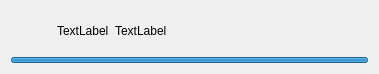
<?xml version="1.0" encoding="UTF-8"?>
<ui version="4.0">
 <class>PawnRow</class>
 <widget class="QWidget" name="PawnRow">
  <property name="geometry">
   <rect>
    <x>0</x>
    <y>0</y>
    <width>379</width>
    <height>56</height>
   </rect>
  </property>
  <property name="windowTitle">
   <string>Form</string>
  </property>
  <layout class="QVBoxLayout" name="verticalLayout">
   <item>
    <layout class="QHBoxLayout" name="horizontalLayout">
     <item>
      <widget class="QLabel" name="PortraitLabel">
       <property name="minimumSize">
        <size>
         <width>40</width>
         <height>40</height>
        </size>
       </property>
       <property name="maximumSize">
        <size>
         <width>40</width>
         <height>40</height>
        </size>
       </property>
       <property name="text">
        <string/>
       </property>
       <property name="scaledContents">
        <bool>true</bool>
       </property>
      </widget>
     </item>
     <item>
      <widget class="QLabel" name="PriorityLabel">
       <property name="sizePolicy">
        <sizepolicy hsizetype="Fixed" vsizetype="Preferred">
         <horstretch>0</horstretch>
         <verstretch>0</verstretch>
        </sizepolicy>
       </property>
       <property name="text">
        <string>TextLabel</string>
       </property>
      </widget>
     </item>
     <item>
      <widget class="QLabel" name="NameLabel">
       <property name="text">
        <string>TextLabel</string>
       </property>
      </widget>
     </item>
     <item>
      <layout class="QHBoxLayout" name="IconContainer"/>
     </item>
     <item>
      <widget class="QLabel" name="HpLabel">
       <property name="sizePolicy">
        <sizepolicy hsizetype="Fixed" vsizetype="Preferred">
         <horstretch>0</horstretch>
         <verstretch>0</verstretch>
        </sizepolicy>
       </property>
       <property name="text">
        <string/>
       </property>
       <property name="alignment">
        <set>Qt::AlignRight|Qt::AlignVCenter</set>
       </property>
      </widget>
     </item>
     <item>
      <widget class="QLabel" name="AcLabel">
       <property name="sizePolicy">
        <sizepolicy hsizetype="Fixed" vsizetype="Preferred">
         <horstretch>0</horstretch>
         <verstretch>0</verstretch>
        </sizepolicy>
       </property>
       <property name="text">
        <string/>
       </property>
       <property name="alignment">
        <set>Qt::AlignRight|Qt::AlignVCenter</set>
       </property>
      </widget>
     </item>
    </layout>
   </item>
   <item>
    <widget class="QProgressBar" name="progressBar">
     <property name="maximumSize">
      <size>
       <width>16777215</width>
       <height>6</height>
      </size>
     </property>
     <property name="value">
      <number>100</number>
     </property>
     <property name="textVisible">
      <bool>false</bool>
     </property>
    </widget>
   </item>
  </layout>
 </widget>
 <resources/>
 <connections/>
</ui>
